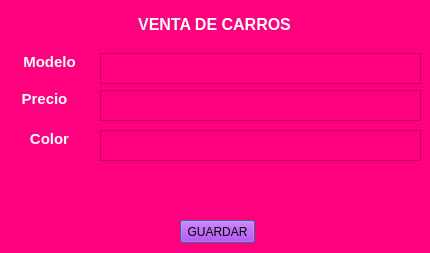
<?xml version="1.0" encoding="UTF-8"?>
<ui version="4.0">
 <class>Dialog</class>
 <widget class="QDialog" name="Dialog">
  <property name="geometry">
   <rect>
    <x>0</x>
    <y>0</y>
    <width>430</width>
    <height>253</height>
   </rect>
  </property>
  <property name="windowTitle">
   <string>Venta Carros</string>
  </property>
  <property name="windowIcon">
   <iconset>
    <normaloff>Ejemplos/TheFlash.png</normaloff>Ejemplos/TheFlash.png</iconset>
  </property>
  <property name="styleSheet">
   <string notr="true">background-color: rgb(131, 0, 197);
background-color: rgb(255, 0, 127);</string>
  </property>
  <widget class="QLabel" name="Titulo">
   <property name="geometry">
    <rect>
     <x>9</x>
     <y>53</y>
     <width>81</width>
     <height>18</height>
    </rect>
   </property>
   <property name="styleSheet">
    <string notr="true">font: 16pt &quot;Segoe Print&quot;;
font: italic 8pt &quot;Lucida Fax&quot;;
color: rgb(9, 164, 221);</string>
   </property>
   <property name="text">
    <string>&lt;html&gt;&lt;head/&gt;&lt;body&gt;&lt;p align=&quot;center&quot;&gt;&lt;span style=&quot; font-size:11pt; font-weight:600; color:#ffffff;&quot;&gt;Modelo&lt;/span&gt;&lt;/p&gt;&lt;/body&gt;&lt;/html&gt;</string>
   </property>
  </widget>
  <widget class="QPushButton" name="Boton_Guardar">
   <property name="geometry">
    <rect>
     <x>180</x>
     <y>220</y>
     <width>75</width>
     <height>23</height>
    </rect>
   </property>
   <property name="styleSheet">
    <string notr="true">background-color: rgb(137, 179, 192);
background-color: rgb(170, 0, 255);
</string>
   </property>
   <property name="text">
    <string>GUARDAR</string>
   </property>
  </widget>
  <widget class="QLabel" name="Titulo_2">
   <property name="geometry">
    <rect>
     <x>9</x>
     <y>90</y>
     <width>71</width>
     <height>18</height>
    </rect>
   </property>
   <property name="styleSheet">
    <string notr="true">font: 16pt &quot;Segoe Print&quot;;
font: italic 8pt &quot;Lucida Fax&quot;;
color: rgb(9, 164, 221);</string>
   </property>
   <property name="text">
    <string>&lt;html&gt;&lt;head/&gt;&lt;body&gt;&lt;p align=&quot;center&quot;&gt;&lt;span style=&quot; font-size:11pt; font-weight:600; color:#ffffff;&quot;&gt;Precio&lt;/span&gt;&lt;/p&gt;&lt;/body&gt;&lt;/html&gt;</string>
   </property>
  </widget>
  <widget class="QLabel" name="Titulo_3">
   <property name="geometry">
    <rect>
     <x>9</x>
     <y>130</y>
     <width>81</width>
     <height>18</height>
    </rect>
   </property>
   <property name="styleSheet">
    <string notr="true">font: 16pt &quot;Segoe Print&quot;;
font: italic 8pt &quot;Lucida Fax&quot;;
color: rgb(9, 164, 221);</string>
   </property>
   <property name="text">
    <string>&lt;html&gt;&lt;head/&gt;&lt;body&gt;&lt;p align=&quot;center&quot;&gt;&lt;span style=&quot; font-size:11pt; font-weight:600; color:#ffffff;&quot;&gt;Color&lt;/span&gt;&lt;/p&gt;&lt;/body&gt;&lt;/html&gt;</string>
   </property>
  </widget>
  <widget class="QTextEdit" name="val0">
   <property name="geometry">
    <rect>
     <x>100</x>
     <y>53</y>
     <width>321</width>
     <height>31</height>
    </rect>
   </property>
   <property name="html">
    <string>&lt;!DOCTYPE HTML PUBLIC &quot;-//W3C//DTD HTML 4.0//EN&quot; &quot;http://www.w3.org/TR/REC-html40/strict.dtd&quot;&gt;
&lt;html&gt;&lt;head&gt;&lt;meta name=&quot;qrichtext&quot; content=&quot;1&quot; /&gt;&lt;style type=&quot;text/css&quot;&gt;
p, li { white-space: pre-wrap; }
&lt;/style&gt;&lt;/head&gt;&lt;body style=&quot; font-family:'MS Shell Dlg 2'; font-size:7.8pt; font-weight:400; font-style:normal;&quot;&gt;
&lt;p style=&quot;-qt-paragraph-type:empty; margin-top:0px; margin-bottom:0px; margin-left:0px; margin-right:0px; -qt-block-indent:0; text-indent:0px; font-size:8.25pt;&quot;&gt;&lt;br /&gt;&lt;/p&gt;&lt;/body&gt;&lt;/html&gt;</string>
   </property>
  </widget>
  <widget class="QTextEdit" name="val1">
   <property name="geometry">
    <rect>
     <x>100</x>
     <y>90</y>
     <width>321</width>
     <height>31</height>
    </rect>
   </property>
   <property name="html">
    <string>&lt;!DOCTYPE HTML PUBLIC &quot;-//W3C//DTD HTML 4.0//EN&quot; &quot;http://www.w3.org/TR/REC-html40/strict.dtd&quot;&gt;
&lt;html&gt;&lt;head&gt;&lt;meta name=&quot;qrichtext&quot; content=&quot;1&quot; /&gt;&lt;style type=&quot;text/css&quot;&gt;
p, li { white-space: pre-wrap; }
&lt;/style&gt;&lt;/head&gt;&lt;body style=&quot; font-family:'MS Shell Dlg 2'; font-size:7.8pt; font-weight:400; font-style:normal;&quot;&gt;
&lt;p style=&quot;-qt-paragraph-type:empty; margin-top:0px; margin-bottom:0px; margin-left:0px; margin-right:0px; -qt-block-indent:0; text-indent:0px; font-size:8.25pt;&quot;&gt;&lt;br /&gt;&lt;/p&gt;&lt;/body&gt;&lt;/html&gt;</string>
   </property>
  </widget>
  <widget class="QTextEdit" name="val2">
   <property name="geometry">
    <rect>
     <x>100</x>
     <y>130</y>
     <width>321</width>
     <height>31</height>
    </rect>
   </property>
   <property name="html">
    <string>&lt;!DOCTYPE HTML PUBLIC &quot;-//W3C//DTD HTML 4.0//EN&quot; &quot;http://www.w3.org/TR/REC-html40/strict.dtd&quot;&gt;
&lt;html&gt;&lt;head&gt;&lt;meta name=&quot;qrichtext&quot; content=&quot;1&quot; /&gt;&lt;style type=&quot;text/css&quot;&gt;
p, li { white-space: pre-wrap; }
&lt;/style&gt;&lt;/head&gt;&lt;body style=&quot; font-family:'MS Shell Dlg 2'; font-size:7.8pt; font-weight:400; font-style:normal;&quot;&gt;
&lt;p style=&quot;-qt-paragraph-type:empty; margin-top:0px; margin-bottom:0px; margin-left:0px; margin-right:0px; -qt-block-indent:0; text-indent:0px; font-size:8.25pt;&quot;&gt;&lt;br /&gt;&lt;/p&gt;&lt;/body&gt;&lt;/html&gt;</string>
   </property>
  </widget>
  <widget class="QLabel" name="Titulo_4">
   <property name="geometry">
    <rect>
     <x>9</x>
     <y>9</y>
     <width>411</width>
     <height>31</height>
    </rect>
   </property>
   <property name="styleSheet">
    <string notr="true">font: 16pt &quot;Segoe Print&quot;;
font: italic 8pt &quot;Lucida Fax&quot;;
color: rgb(9, 164, 221);</string>
   </property>
   <property name="text">
    <string>&lt;html&gt;&lt;head/&gt;&lt;body&gt;&lt;p align=&quot;center&quot;&gt;&lt;span style=&quot; font-size:12pt; font-weight:600; color:#ffffff;&quot;&gt;VENTA DE CARROS&lt;/span&gt;&lt;/p&gt;&lt;/body&gt;&lt;/html&gt;</string>
   </property>
  </widget>
  <widget class="QLabel" name="label_Comentario">
   <property name="geometry">
    <rect>
     <x>10</x>
     <y>180</y>
     <width>412</width>
     <height>31</height>
    </rect>
   </property>
   <property name="text">
    <string/>
   </property>
  </widget>
 </widget>
 <resources/>
 <connections/>
</ui>
